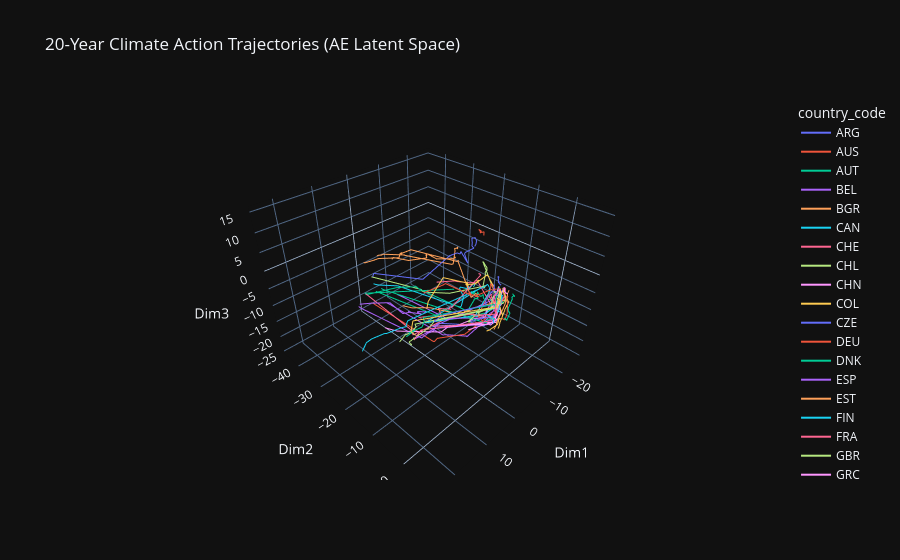

This figure's notebook cell:
### Code cell
if not TORCH_AVAILABLE:
    print("Skipping.")
else:
    traj_model.eval()
    with torch.no_grad():
        traj_latent, _ = traj_model(X_temp_tensor)
        traj_latent = traj_latent.numpy()

    # Cluster the trajectory points
    km_traj     = KMeans(n_clusters=K, random_state=SEED, n_init=10)
    traj_labels = km_traj.fit_predict(traj_latent)
    traj_score  = silhouette_score(traj_latent, traj_labels)
    print(f"Trajectory Silhouette Score: {traj_score:.4f}")

    df_viz = pd.DataFrame(traj_latent, columns=['Dim1', 'Dim2', 'Dim3'])
    df_viz = pd.concat([ids_temp.reset_index(drop=True), df_viz], axis=1)
    df_viz['state_cluster'] = traj_labels
    df_viz = df_viz.sort_values(['country_code', 'year'])

    # 3D snake plot — each country traces its path through the latent space
    fig = px.line_3d(
        df_viz, x='Dim1', y='Dim2', z='Dim3',
        color='country_code',
        line_group='country_code',
        hover_name='Name',
        hover_data=['year'],
        title='20-Year Climate Action Trajectories (AE Latent Space)',
        template='plotly_dark'
    )
    fig.write_html('outputs/trajectories_3d.html')
    fig.show()
    print("Interactive trajectory plot saved to outputs/trajectories_3d.html")
